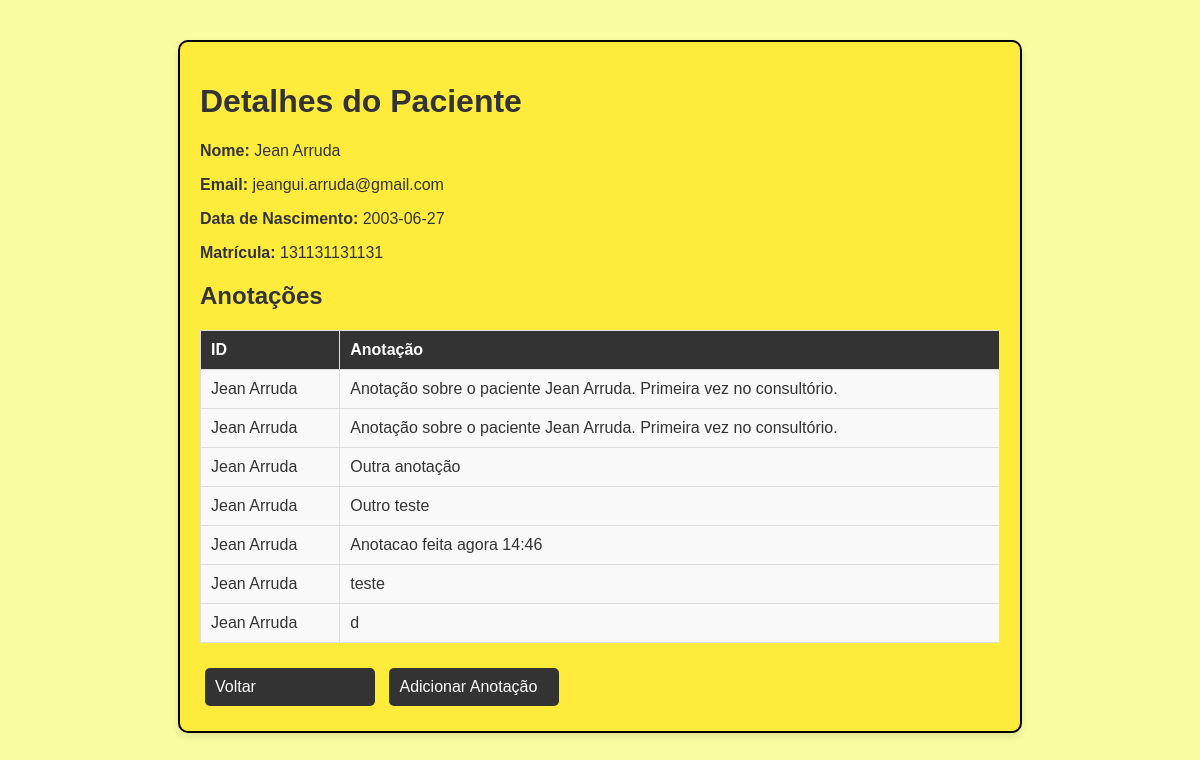
The page /detalhes_paciente/1 (signed in) on the database its author committed.
### tables this page shows
CREATE TABLE pacientes (
            ID_pacientes INTEGER NOT NULL PRIMARY KEY AUTOINCREMENT,
            Nome VARCHAR NOT NULL,
            Email VARCHAR NOT NULL,
            Senha VARCHAR NOT NULL,
            Data_Nascimento DATE,
            Matricula INTEGER NOT NULL);

CREATE TABLE anotacoes (
                ID_anotacoes INTEGER NOT NULL PRIMARY KEY AUTOINCREMENT,
                ID_pacientes INTEGER NOT NULL,
                Anotacoes TEXT NOT NULL,
                FOREIGN KEY (ID_pacientes) REFERENCES pacientes(ID_pacientes)
            );

### app.py (the view)
@app.route('/detalhes_paciente/<int:id>', methods=['GET'])
def detalhes_paciente(id):
    if 'user_id' not in session:
        return redirect(url_for('login_psicologo'))
    paciente = sqlite.get_paciente(id)
    if not paciente:
        flash('Paciente não encontrado.', 'danger')
        return redirect(url_for('telapsicologo'))
    anotacoes = sqlite.get_paciente_anotacoes(id)
    anotacoes = anotacoes['anotacoes']
    return render_template('detalhes_paciente.html', paciente=paciente, anotacoes=anotacoes, id=id)

### sqlite.py (called while the page is built)
def get_db_connection():
    try:
        conn = sqlite3.connect('banco_de_dados.db')
        conn.row_factory = sqlite3.Row
        return conn
    except sqlite3.Error as e:
        return None

def get_paciente(paciente_id):
    conn = get_db_connection()
    cursor = conn.cursor()
    cursor.execute('SELECT nome, email, data_nascimento, matricula FROM pacientes WHERE ID_pacientes = ?', (paciente_id,))
    paciente = cursor.fetchone()
    conn.close()
    return {'nome': paciente[0], 'email': paciente[1], 'data_nascimento': paciente[2], 'matricula': paciente[3]}

def get_paciente_anotacoes(paciente_id):
    conn = get_db_connection()
    cursor = conn.cursor()
    try:
        cursor.execute('''
            SELECT anotacoes
            FROM anotacoes
            WHERE ID_pacientes = ?
        ''', (paciente_id,))
        anotacoes = cursor.fetchall()
        anotacoes_data = [a[0] for a in anotacoes]
        return {
            'anotacoes': anotacoes_data
        }
    except sqlite3.Error as e:
        print(f"Erro ao acessar o banco de dados: {e}")
        return {'error': 'Erro ao acessar o banco de dados'}
    finally:
        conn.close()

### templates/detalhes_paciente.html (shortened to what this page needs)
<!DOCTYPE html>
<html lang="pt-BR">
<head>
</head>
<body>
    <div class="container">
        <h1>Detalhes do Paciente</h1>
        <div class="info">
            <p><strong>Nome:</strong> {{ paciente.nome }}</p>
            <p><strong>Email:</strong> {{ paciente.email }}</p>
            <p><strong>Data de Nascimento:</strong> {{ paciente.data_nascimento }}</p>
            <p><strong>Matrícula:</strong> {{ paciente.matricula }}</p>
        </div>
        <div class="notes">
            <h2>Anotações</h2>
            <table class="notes-table">
                <thead>
                    <tr>
                        <th>ID</th>
                        <th>Anotação</th>
                    </tr>
                </thead>
                <tbody>
                    {% for anotacao in anotacoes %}
                        <tr>
                            <td>{{ paciente.nome }}</td>
                            <td>{{ anotacao }}</td>
                        </tr>
                    {% endfor %}
                </tbody>
            </table>
        </div>
        <div class="nav-buttons">
            <a href="{{ url_for('anotacoes_pacientes') }}">Voltar</a>
            <a href="{{ url_for('salvar_anotacao', id=id) }}">Adicionar Anotação</a>
        </div>
    </div>
</body>
</html>

### templates/detalhes_paciente.html (style rules this page uses)
body { font-family: Arial, sans-serif; margin: 0; padding: 0; background-color: #fafca1; color: #333; display: flex; flex-direction: column; align-items: center; height: 100vh; overflow: hidden; }
.container { max-width: 800px; width: 100%; padding: 20px; margin-top: 40px; background-color: #ffeb3b; border-radius: 10px; border: 2px solid #000; box-shadow: 0 4px 8px rgba(0, 0, 0, 0.1); }
h1 { color: #333; }
.info, .notes { margin-bottom: 20px; }
.info p, .notes p { font-size: 16px; color: #333; }
.notes-table { width: 100%; border-collapse: collapse; }
.notes-table th, .notes-table td { border: 1px solid #ddd; padding: 10px; text-align: left; }
.notes-table th { background-color: #333; color: #fff; }
.notes-table td { background-color: #f9f9f9; }
.nav-buttons { margin-top: 20px; }
.nav-buttons a { display: inline-block; width: 150px; padding: 10px; background-color: #333; color: #fff; border: none; border-radius: 5px; text-decoration: none; font-size: 16px; margin: 5px; }

### rows shown on the page
pacientes: nome "Jean Arruda", email "jeangui.arruda@gmail.com", data_nascimento "2003-06-27", matricula "131131131131", nome "Jean Arruda"
anotacoes: Anotacoes "Anotação sobre o paciente Jean Arruda. Primeira vez no consultório."
anotacoes: Anotacoes "Anotação sobre o paciente Jean Arruda. Primeira vez no consultório."
anotacoes: Anotacoes "Outra anotação"
anotacoes: Anotacoes "Outro teste"
anotacoes: Anotacoes "Anotacao feita agora 14:46"
anotacoes: Anotacoes "teste"

### other values the page prints
{{ anotacao }} "d"
